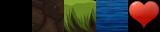

The image is a tile-based game level rendered from a .tmx file. Its description and complete source (layers, tilesets, objects, tile grids) follow:
An orthogonal 5x1 tile map with 32x32 px tiles, 1 tile layer (Calque de Tile 1), 5 tilesets.

<map version="1.0" tiledversion="2017.07.26" orientation="orthogonal" renderorder="right-down" width="5" height="1" tilewidth="32" tileheight="32" nextobjectid="1">
 <tileset firstgid="1" name="tilemap" tilewidth="32" tileheight="32" tilecount="512" columns="32">
  <image source="tilemap.png" width="1024" height="512" />
 </tileset>
 <tileset firstgid="513" name="water" tilewidth="32" tileheight="32" tilecount="33" columns="11">
  <image source="water.png" width="366" height="110" />
 </tileset>
 <tileset firstgid="546" name="life" tilewidth="32" tileheight="32" tilecount="14" columns="7">
  <image source="life.png" width="225" height="67" />
 </tileset>
 <tileset firstgid="560" name="coeur_HEARTS_2" tilewidth="32" tileheight="29" tilecount="1" columns="1">
  <image source="coeur_HEARTS_2.png" width="32" height="29" />
 </tileset>
 <tileset firstgid="561" name="coeur" tilewidth="32" tileheight="32" tilecount="1" columns="1">
  <image source="coeur.png" width="32" height="32" />
 </tileset>
 <layer name="Calque de Tile 1" width="5" height="1">
  <data encoding="csv">
0,68,133,538,561
</data>
 </layer>
</map>
